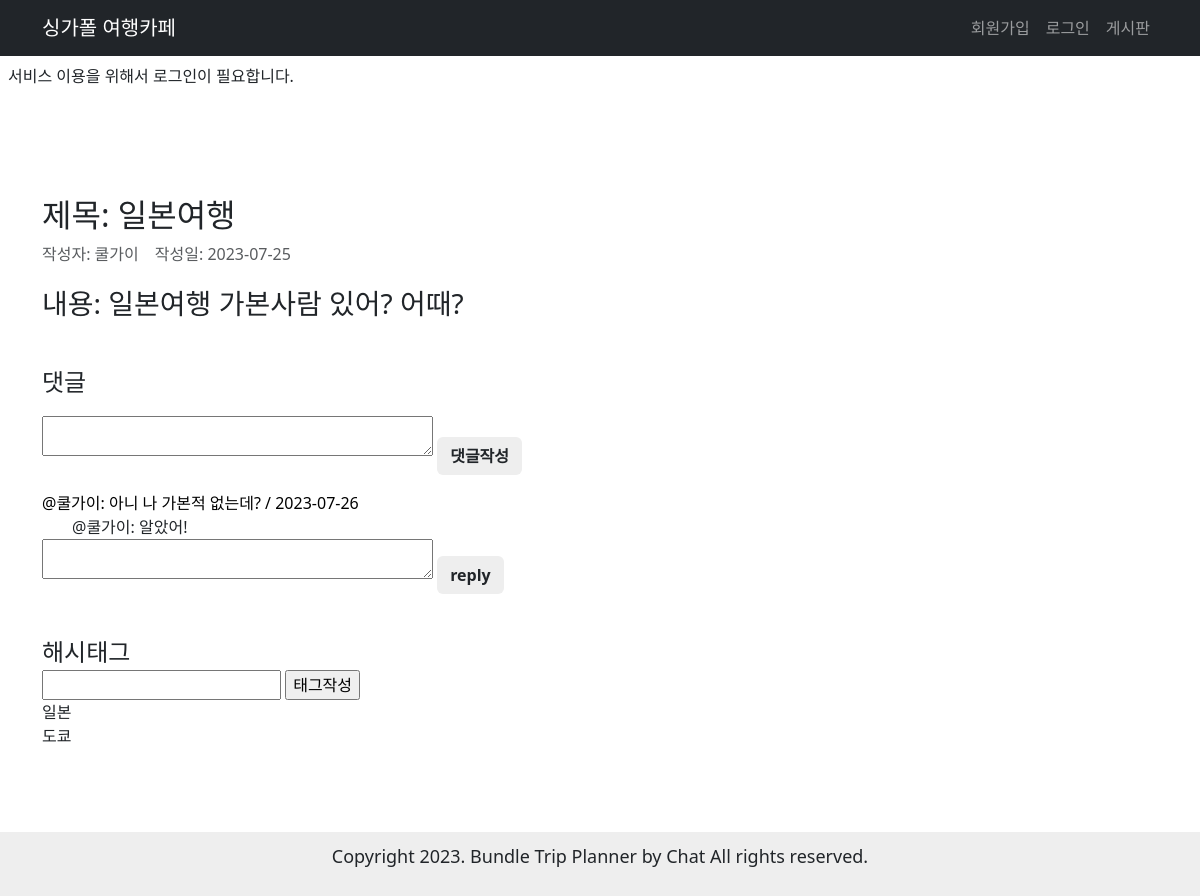
The page /blog/9/ on the database its author committed.
### blog/models.py (models this page shows, shortened)
class Post(models.Model):
    title = models.CharField(max_length=30)
    content = models.TextField()
    created_at = models.DateTimeField(auto_now_add=True)
    updated_at = models.DateTimeField(auto_now=True)
    user = models.ForeignKey(User, on_delete=models.CASCADE)
    tags = models.ManyToManyField('Hashtag', blank=True)

class Comment(models.Model):
    content = models.TextField()
    created_at = models.DateTimeField(auto_now_add=True)
    updated_at = models.DateTimeField(auto_now=True)
    user = models.ForeignKey(User, on_delete=models.CASCADE)
    post = models.ForeignKey('Post', on_delete=models.CASCADE)
    class Meta:
        ordering = ['created_at']

class Reply(models.Model):
    parent = models.ForeignKey(Comment, on_delete=models.CASCADE)
    content = models.TextField()
    created_at = models.DateTimeField(auto_now_add=True)
    updated_at = models.DateTimeField(auto_now=True)
    user = models.ForeignKey(User, on_delete=models.CASCADE)

class Hashtag(models.Model):
    name = models.CharField(max_length=10)

### user/models.py (models this page shows)
class User(AbstractUser):
    username = None
    name = models.CharField(max_length=30)
    email = models.EmailField(unique=True, max_length=255)
    is_staff = models.BooleanField(default=False)
    is_superuser = models.BooleanField(default=False)
    is_active = models.BooleanField(default=True)
    last_login = models.DateTimeField(null=True, blank=True)
    date_joined = models.DateTimeField(auto_now_add=True)
    USERNAME_FIELD = 'email'
    EMAIL_FIELD = 'email'
    REQUIRED_FIELDS = []
    objects = UserManager()

### blog/views.py (the view)
# urls.py: path('<int:pk>/', views.PostDetail.as_view(), name='detail'),
class PostDetail(View):
    def get(self, request, pk):
        post = Post.objects.prefetch_related(
            'comment_set').get(pk=pk)
        comments = post.comment_set.all()
        hashtags = post.tags.all()
        comment_form = CommentForm()
        hashtag_form = HashtagForm()
        reply_form = ReplyForm()
        context = {
            'post': post,
            'comments': comments,
            'hashtags': hashtags,
            'comment_form': comment_form,
            'hashtag_form': hashtag_form,
            'reply_form': reply_form,
        }
        return render(request, 'blog/post_detail.html', context)

### blog/forms.py
class CommentForm(forms.ModelForm):
    class Meta:
        model = Comment
        fields = ['content']
        widgets = {
            'content':  forms.Textarea(attrs={'rows': '3', 'cols': '40'})
        }

class HashtagForm(forms.ModelForm):
    class Meta:
        model = Hashtag
        fields = ['name']

### blog/templates/blog/post_detail.html (shortened to what this page needs)
{% extends "base.html" %}
{% block content %}
<div class="container detail-container">
<div class="d-flex detail-title">
        <h2 class=>제목: {{ post.title }}</h2>
</div>
    <div class="d-flex mt-2 text-muted">
        <p class="mb-3 me-3">작성자: {{ post.user.name }}</p>
        <p class="mb-3">작성일: {{ post.created_at|date:"Y-m-d" }}</p>
    </div>
    <p class="mb-3 fs-3">내용: {{ post.content }}</p>
    <br>
    <div class="mb-3 fs-4">댓글</div>
    <form action="{% url 'blog:cmt-write' post_id=post.pk %}" method="post" class="mb-3">
        {% if comment_form.errors %}
            {% with form=comment_form %}
                {% include "blog/form_error.html" %}
            {% endwith %}
        {% else %}
            {{ comment_form.content }}
        {% endif %}
        <input type="submit" value="댓글작성"  class="btn mt-2">
    </form>
    <div class="comment-container">
        {% if comments %}
            <ul class="list-group">
                {% for comment in comments %}
                    <li class="comment-list">
                        @{{ comment.user.name }}: {{ comment.content }} / {{ comment.created_at|date:"Y-m-d" }}
                        {% for reply in comment.reply_set.all %}
                            <li class="reply-list">
                                @{{ reply.user.name }}: {{ reply.content }}
                            </li>
                        {% endfor %}
                        <form action="{% url 'blog:reply-write' comment_id=comment.pk %}" method="post" class="mb-3">
                            {{ reply_form.content }}
                            <input type="submit" value="reply" class="btn">
                        </form>
                    </li>
                {% endfor %}
            </ul>
        {% else %}
            <p>댓글이 없습니다.</p>
        {% endif %}
    </div>
    <br>
    <div class="fs-4">해시태그</div>
    <form action="{% url 'blog:tag-write' post_id=post.pk %}" method="post">
        {% if hashtag_form.errors %}
            {% with form=hashtag_form %}
                {% include "blog/form_error.html" %}
            {% endwith %}
        {% else %}
            {{ hashtag_form.name }}
        {% endif %}
        <input type="submit" value="태그작성">
    </form>
    {% if hashtags %}
        <ul>
            {% for hashtag in hashtags %}
                <li>
                    {{ hashtag.name }}
                </li>
            {% endfor %}
        </ul>
    {% else %}
        <p>태그가 없습니다.</p>
    {% endif %}
</div>
{% endblock %}

### blog/static/blog/style.css (style rules this page uses)
.detail-container { text-align: left; overflow-y: scroll; width: 100%; }
.detail-container textarea { height: 40px; }
.detail-title { justify-content: space-between; }
.comment-container { overflow-y: scroll; }
.comment-list { color:black; }
.reply-list { margin-left: 30px; }

### main/static/main/style.css (style rules this page uses)
body, h1, h2, fieldset, ul { padding: 0; margin: 0; list-style-type: none; }
input, textarea, select { box-sizing: border-box; }
.btn { font-weight: 700; background-color: #eeeeee; }

### rows shown on the page
Post: title "일본여행", user.name "쿨가이", created_at "2023-07-25", content "일본여행 가본사람 있어? 어때?"
Comment: user.name "쿨가이", content "아니 나 가본적 없는데?", created_at "2023-07-26"
Reply: user.name "쿨가이", content "알았어!"
Hashtag: name "일본"
Hashtag: name "도쿄"
